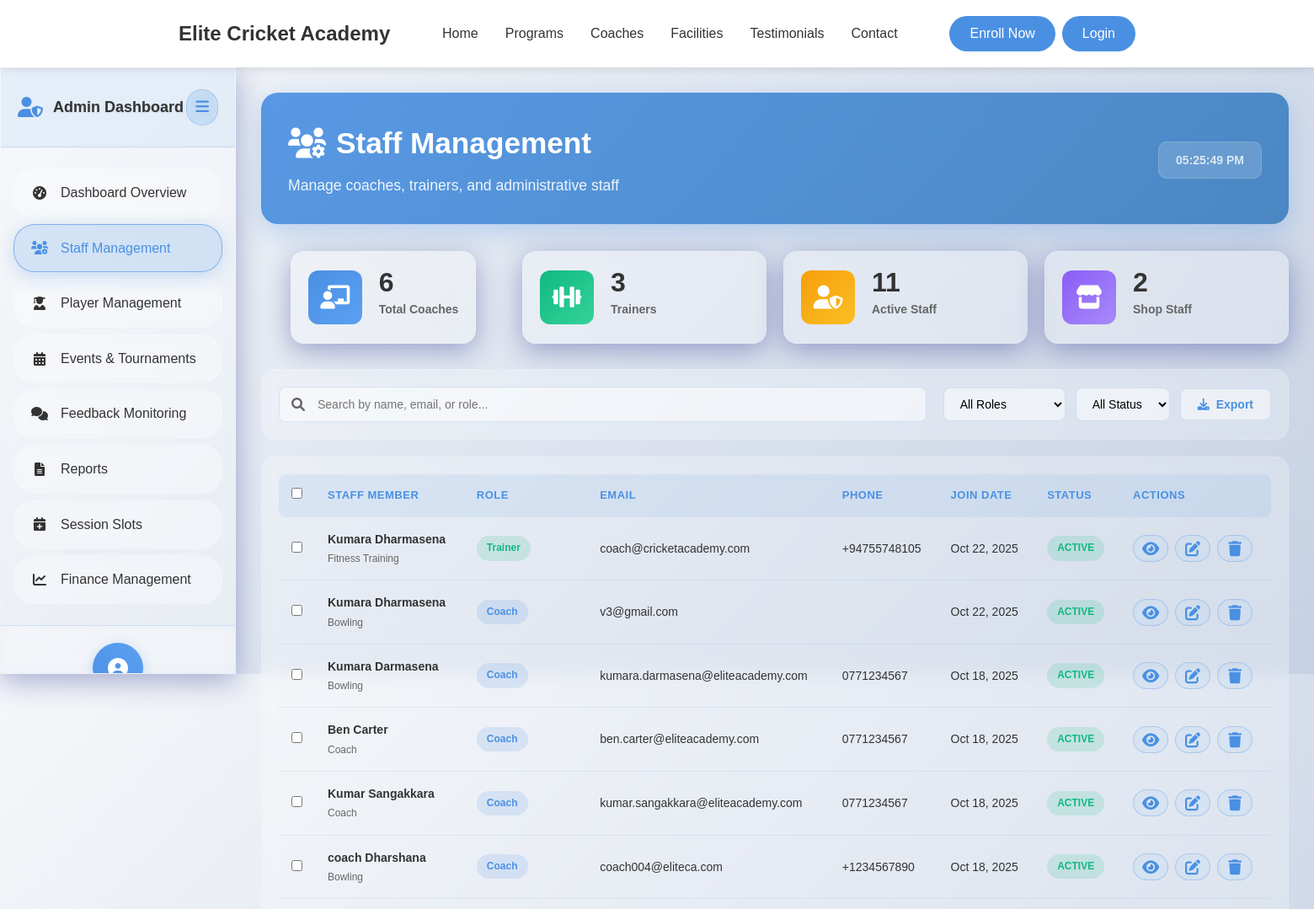
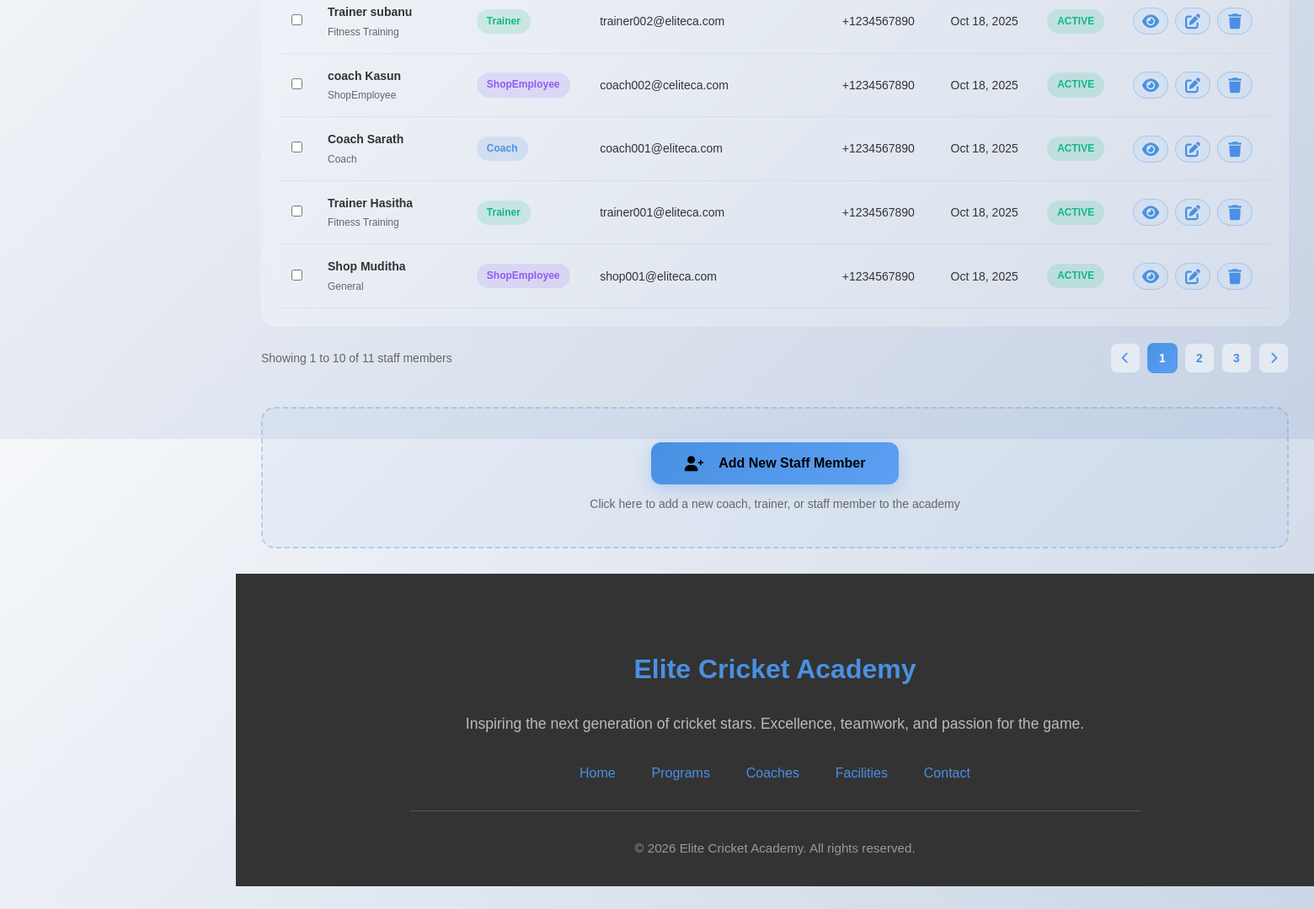
The app's page /admin/staff (signed in) with its own data (2 pictures, top to bottom).
### tables this page shows
CREATE TABLE `user` (
  `UserID` int(11) NOT NULL,
  `Name` varchar(255) NOT NULL,
  `DateOfBirth` date NOT NULL,
  `PhoneNumber` varchar(20) DEFAULT NULL,
  `Email` varchar(255) NOT NULL,
  `Address` text DEFAULT NULL,
  `School` varchar(255) DEFAULT NULL COMMENT 'School or educational institution',
  `Role` enum('Admin','ShopEmployee','Coach','Trainer','Player') NOT NULL,
  `Username` varchar(100) NOT NULL,
  `PasswordHash` varchar(255) NOT NULL,
  `DateJoined` datetime DEFAULT current_timestamp(),
  `Status` enum('active','inactive') DEFAULT 'active',
  `RequiresPasswordChange` tinyint(1) DEFAULT 0 COMMENT 'Force password change on first login',
  `PasswordChangeDeadline` datetime DEFAULT NULL COMMENT 'Deadline for mandatory password change',
  `LastLoginAt` datetime DEFAULT NULL COMMENT 'Track last successful login',
  `LoginAttempts` int(11) DEFAULT 0 COMMENT 'Failed login attempts counter',
  `AccountLockedUntil` datetime DEFAULT NULL COMMENT 'Account lock expiry time',
  `CreatedBy` int(11) DEFAULT NULL COMMENT 'Admin who created this user',
  `Notes` text DEFAULT NULL COMMENT 'Admin notes about the user',
  `ProfileImage` varchar(255) DEFAULT NULL COMMENT 'Relative path to user profile image (e.g., uploads/profile_images/profile_1_123456789.jpg)'
);

### app/views/admin/staff.php (the view, shortened to what the rows shown need)
<?php require_once APPROOT . '/views/inc/components/header.php'; ?>
<link rel="stylesheet" href="<?php echo URLROOT; ?>/css/admin/admin-dashboard.css">
<link rel="stylesheet" href="<?php echo URLROOT; ?>/css/admin/staff-management.css">
    <div class="admin-layout">
        <div class="main-content" id="mainContent">
            <div class="dashboard-header">
                <div class="header-content">
                    <div class="header-text">
                        <h1><i class="fas fa-users-cog"></i> Staff Management</h1>
                    </div>
                </div>
            </div>
            <div class="content-wrapper">
                <div class="staff-table-section">
                    <table class="staff-table" id="staffTable">
                        <thead>
                            <tr>
                                <th>
                                    <input type="checkbox" id="selectAll">
                                </th>
                                <th>Staff Member</th>
                                <th>Role</th>
                                <th>Email</th>
                                <th>Phone</th>
                                <th>Join Date</th>
                                <th>Status</th>
                                <th>Actions</th>
                            </tr>
                        </thead>
                        <tbody id="staffTableBody">
                            <?php if (!empty($data['staff_members'])): ?>
                                <?php foreach ($data['staff_members'] as $staff): ?>
                            <tr>
                                <td><input type="checkbox" class="staff-checkbox"></td>
                                <td>
                                    <div class="staff-info">
                                        <h4><?php echo htmlspecialchars($staff->Name); ?></h4>
                                        <p><?php echo htmlspecialchars($staff->Department ?? $staff->Role); ?></p>
                                    </div>
                                </td>
                                <td><span class="role-badge <?php echo strtolower($staff->Role); ?>"><?php echo htmlspecialchars($staff->Role); ?></span></td>
                                <td><?php echo htmlspecialchars($staff->Email); ?></td>
                                <td><?php echo htmlspecialchars($staff->PhoneNumber ?? 'N/A'); ?></td>
                                <td><?php echo date('M d, Y', strtotime($staff->DateJoined)); ?></td>
                                <td><span class="status-badge <?php echo strtolower($staff->Status); ?>"><?php echo ucfirst($staff->Status); ?></span></td>
                                <td>
                                    <div class="action-buttons">
                                        <button class="action-btn view"
                                                data-staff-id="<?php echo $staff->UserID; ?>"
                                                data-staff-name="<?php echo htmlspecialchars($staff->Name); ?>"
                                                data-staff-role="<?php echo htmlspecialchars($staff->Role); ?>"
                                                data-staff-email="<?php echo htmlspecialchars($staff->Email); ?>"
                                                data-staff-phone="<?php echo htmlspecialchars($staff->PhoneNumber ?? 'N/A'); ?>"
                                                data-staff-joined="<?php echo date('M d, Y', strtotime($staff->DateJoined)); ?>"
                                                data-staff-status="<?php echo htmlspecialchars($staff->Status); ?>"
                                                title="View Details">
                                            <i class="fas fa-eye"></i>
                                        </button>
                                        <button class="action-btn edit"
                                                data-staff-id="<?php echo $staff->UserID; ?>"
                                                data-staff-name="<?php echo htmlspecialchars($staff->Name); ?>"
                                                data-staff-role="<?php echo htmlspecialchars($staff->Role); ?>"
                                                data-staff-email="<?php echo htmlspecialchars($staff->Email); ?>"
                                                data-staff-phone="<?php echo htmlspecialchars($staff->PhoneNumber ?? 'N/A'); ?>"
                                                data-staff-status="<?php echo htmlspecialchars($staff->Status); ?>"
                                                title="Edit">
                                            <i class="fas fa-edit"></i>
                                        </button>
                                        <button class="action-btn delete"
                                                data-staff-id="<?php echo $staff->UserID; ?>"
                                                data-staff-name="<?php echo htmlspecialchars($staff->Name); ?>"
                                                title="Delete">
                                            <i class="fas fa-trash"></i>
                                        </button>
                                    </div>
                                </td>
                            </tr>
                                <?php endforeach; ?>
                            <?php endif; ?>
                        </tbody>
                    </table>
                </div>
            </div>
        </div>
    </div>
    <?php require_once APPROOT . '/views/inc/components/footer.php'; ?>
</body>
</html>

### records on screen
user: Name "Kumara Dharmasena", Department "Fitness Training", Role "Trainer", Email "coach@cricketacademy.com", PhoneNumber "+94755748105", DateJoined "Oct 22, 2025", Status "ACTIVE"
user: Name "Kumara Dharmasena", Department "Bowling", Role "Coach", Email "v3@gmail.com", DateJoined "Oct 22, 2025", Status "ACTIVE"
user: Name "Kumara Darmasena", Department "Bowling", Role "Coach", Email "kumara.darmasena@eliteacademy.com", PhoneNumber "0771234567", DateJoined "Oct 18, 2025", Status "ACTIVE"
user: Name "Ben Carter", Role "Coach", Email "ben.carter@eliteacademy.com", PhoneNumber "0771234567", DateJoined "Oct 18, 2025", Status "ACTIVE"
user: Name "Kumar Sangakkara", Role "Coach", Email "kumar.sangakkara@eliteacademy.com", PhoneNumber "0771234567", DateJoined "Oct 18, 2025", Status "ACTIVE"
user: Name "coach Dharshana", Department "Bowling", Role "Coach", Email "coach004@eliteca.com", PhoneNumber "+1234567890", DateJoined "Oct 18, 2025", Status "ACTIVE"
user: Name "Trainer subanu", Department "Fitness Training", Role "Trainer", Email "trainer002@eliteca.com", PhoneNumber "+1234567890", DateJoined "Oct 18, 2025", Status "ACTIVE"
user: Name "coach Kasun", Role "ShopEmployee", Email "coach002@celiteca.com", PhoneNumber "+1234567890", DateJoined "Oct 18, 2025", Status "ACTIVE"
user: Name "Coach Sarath", Role "Coach", Email "coach001@eliteca.com", PhoneNumber "+1234567890", DateJoined "Oct 18, 2025", Status "ACTIVE"
user: Name "Trainer Hasitha", Department "Fitness Training", Role "Trainer", Email "trainer001@eliteca.com", PhoneNumber "+1234567890", DateJoined "Oct 18, 2025", Status "ACTIVE"
user: Name "Shop Muditha", Department "General", Role "ShopEmployee", Email "shop001@eliteca.com", PhoneNumber "+1234567890", DateJoined "Oct 18, 2025", Status "ACTIVE"

### other values on screen
$data['staff_stats']->total_coaches "6"
$data['staff_stats']->total_trainers "3"
$data['staff_stats']->active_staff "11"
$data['staff_stats']->total_shop_employees "2"
$showingEnd "10"
$totalStaff "11"
